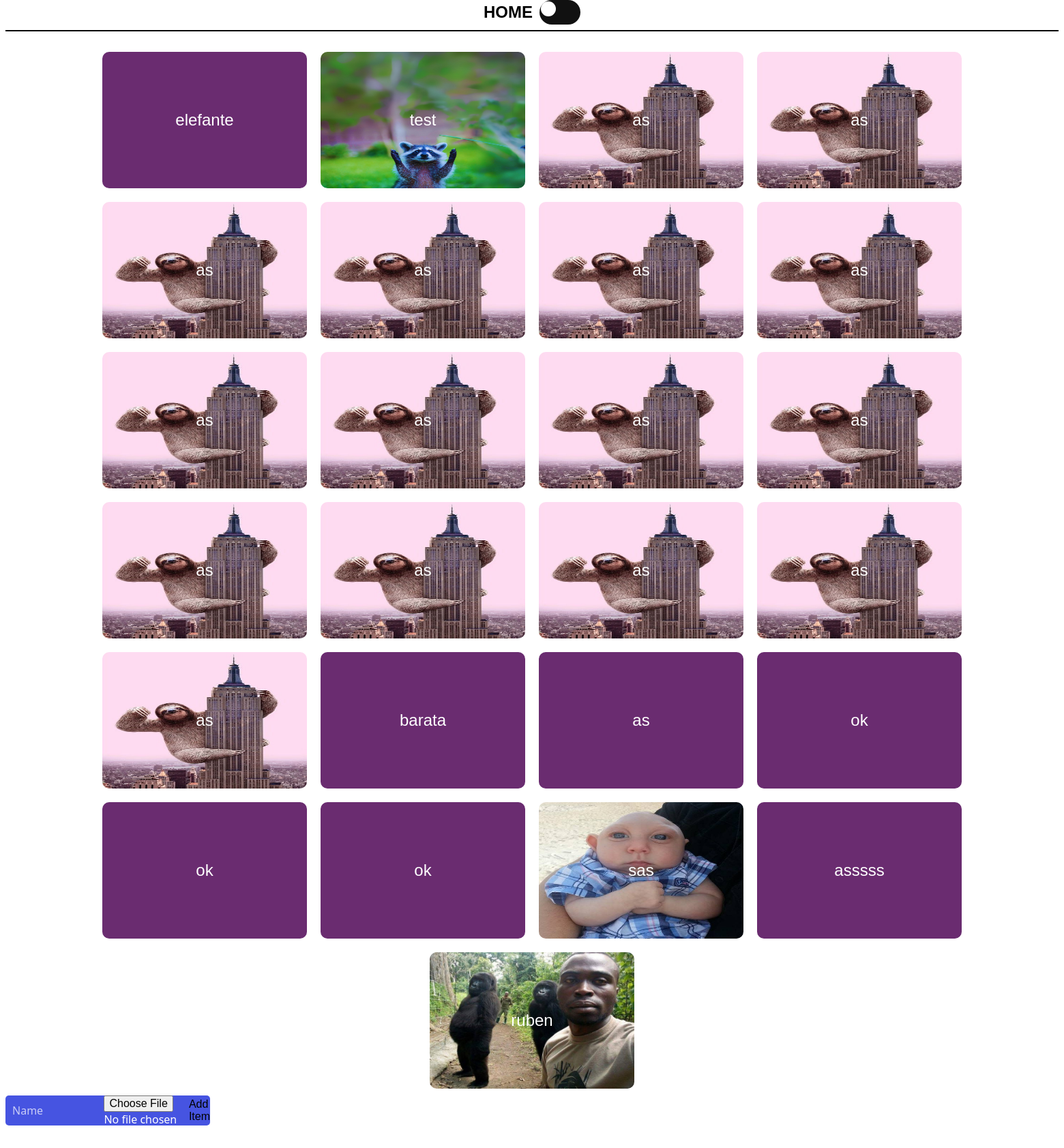
Page /main.php (signed in) on the committed database.
### tables this page shows
CREATE TABLE `animals` (
  `ID` int(11) NOT NULL,
  `nome` varchar(255) NOT NULL,
  `datain` timestamp NOT NULL DEFAULT current_timestamp(),
  `image` mediumblob DEFAULT NULL
);

### src/db/connection.php (called while the page is built, shortened)
<?php
function fetchItems($connection)
{
    $query = "SELECT * FROM animals";
    $arr = array();
    foreach ($connection->query($query) as $row) {
        array_push($arr, $row);
    }
    return $arr;
}

### main.php (the view, shortened to what this page needs)
<?php
require_once 'src/db/connection.php';
$items = fetchItems($connection);
?>
<!DOCTYPE html>
<html lang="en">
<head>
    <link rel="stylesheet" href="main.css">
</head>
<body class="light-mode">
    <h2>
        HOME
        <div>
            <label for="checkbox" class="checkbox-label">
                <span class="ball"></span>
            </label>
        </div>
    </h2>
    <div class="card-container">
        <?php foreach ($items as $item): ?>
            <div class="card" onclick="window.location.href='test.php?q=<?= $item['ID'] ?>'">
                <div class="card-inner">
                    <div class="card-front" style="background-image: url('uploads/<?php echo htmlspecialchars($item['image']); ?>'); background-size: 100% 100%;">
                        <p><?php echo htmlspecialchars($item['nome']); ?></p>
                    </div>
                    <div class="card-back">
                        <p><?php echo getFacts($connection, $item['ID'])['fact'] ?? "null"; ?></p>
                        <div class="owner">sergi</div>
                    </div>
                </div>
            </div>
        <?php endforeach; ?>
    </div>
    <form action="main.php" method="post" enctype="multipart/form-data">
        <input type="text" name="nome" placeholder="Name" required>
        <input type="file" name="image" accept="image/*">
        <button type="submit" name="submit">Add Item</button>
    </form>
</body>
</html>

### main.css (style rules this page uses)
* { font-family: "Trebuchet MS", sans-serif; }
.card-container { display: flex; flex-wrap: wrap; justify-content: center; }
.card { width: 300px; height: 200px; perspective: 1000px; margin: 10px; }
.card-inner { width: 100%; height: 100%; position: relative; transform-style: preserve-3d; transition: transform 0.9s; }
.card-front, .card-back { position: absolute; width: 100%; height: 100%; backface-visibility: hidden; }
.card-front { background-color: #6A2C70; display: flex; align-items: center; color: #ffffff; border-radius: 10px; justify-content: center; font-size: 24px; transform: rotateY(0deg); background-image: none; }
.card-back { background-color: #4CAF50; color: #fff; display: flex; align-items: center; border-radius: 10px; justify-content: center; font-size: 24px; transform: rotateY(180deg); }
.card-back .owner { position: absolute; top: 80%; left: 80%; margin-top: 10px; font-weight: bold; color: #fff; font-size: small; }
h2 { border-bottom: 2px solid black; text-align: center; padding-bottom: 1vh; display: flex; justify-content: center; align-items: center; gap: 10px; margin-top: -8px; }
body.light-mode { background-color: white; color: black; }
.checkbox-label { background-color: #111; width: 50px; height: 26px; border-radius: 50px; position: relative; padding: 5px; cursor: pointer; display: flex; justify-content: space-between; align-items: center; }
.checkbox-label .ball { background-color: #fff; width: 22px; height: 22px; position: absolute; left: 2px; top: 2px; border-radius: 50%; transition: transform 0.2s linear; }
form { background-color: #4654e1; width: 300px; height: 44px; border-radius: 5px; display: flex; flex-direction: row; align-items: center; }
input { all: unset; font: 16px system-ui; color: #fff; height: 100%; width: 100%; padding: 6px 10px; }
::placeholder { color: #fff; opacity: 0.7; }
button { all: unset; cursor: pointer; width: 44px; height: 44px; }

### rows in the picture
animals: nome "elefante"
animals: nome "test"
animals: image (picture), nome "as"
animals: image (picture), nome "as"
animals: image (picture), nome "as"
animals: image (picture), nome "as"
animals: image (picture), nome "as"
animals: image (picture), nome "as"
animals: image (picture), nome "as"
animals: image (picture), nome "as"
animals: image (picture), nome "as"
animals: image (picture), nome "as"
animals: image (picture), nome "as"
animals: image (picture), nome "as"
animals: image (picture), nome "as"
animals: image (picture), nome "as"
animals: image (picture), nome "as"
animals: nome "barata"
animals: nome "as"
animals: nome "ok"
animals: nome "ok"
animals: nome "ok"
animals: image (picture), nome "sas"
animals: nome "asssss"
animals: image (picture), nome "ruben"
